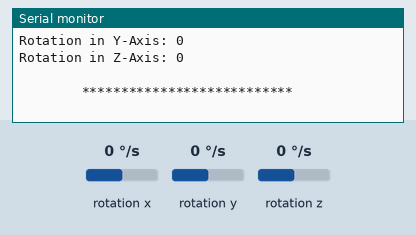
The sketch below on a simulated Arduino Uno, built with avr-gcc and run on an emulated ATmega328P. Parts: the last lines printed to the serial monitor. Wiring (inferred from the names in the program): L3G4200D gyroscope at I2C address 0x68. Inputs (shaded band) come from the test bench; at power-on: rotation x 0 °/s, rotation y 0 °/s, rotation z 0 °/s.

Above: at 2.2 s.
2.3 s: rotation x set to -192 °/s
3.8 s: rotation y set to -192 °/s
At 3.9 s:
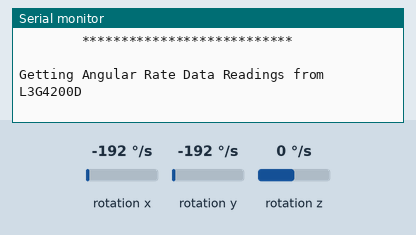
5.3 s: rotation z set to -192 °/s
At 7.2 s:
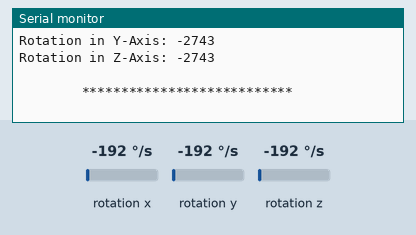

The sketch:

ReadGyro.ino
```cpp
/**************************************************************************/
/*
        Distributed with a free-will license.
        Use it any way you want, profit or free, provided it fits in the licenses of its associated works.
        L3G4200D
        This code is designed to work with the L3G4200D_I2CADC I2C Mini Module available from ControlEverything.com.
        https://www.controleverything.com/content/Gyro?sku=L3G4200D_I2CS#tabs-0-product_tabset-2
*/
/**************************************************************************/

#include <Wire.h>
#include <L3G4200D.h>

L3G4200D l3g;

void setup(void)
{
    Serial.begin(9600);
    // The address can be changed making the option of connecting multiple devices
    l3g.getAddr_L3G4200D(L3G4200D_DEFAULT_ADDRESS_GYRO);           // 0x68
    // l3g.getAddr_L3G4200D(L3G4200D_ADDRESS_GYRO_UPDATED);        // 0x69

    // The Gyroscope's Output Data Rate and Bandwidth Selection and Full-Scale Selection,
    // can be changed via the following functions

    /*
    // Also some more parameters can be changed using the following functions
    // Gyroscope:
    // Power-Down Mode Enable, Gyroscope X, Y, Z Axes Enable,
    // Block Data Update, Big/Little Endian Data Selection, Full-Scale Selection,
    // Self-Test Enable, SPI Serial Interface Mode Selection
    // These functions can be modified and added here so that the parameters can be altered as per requirement
    */

    l3g.setGyroDataRate(GYRO_DATARATE_100_12_5);      // ODR (Hz): 100, Cutoff: 12.5
    // l3g.setGyroDataRate(GYRO_DATARATE_100_25);     // ODR (Hz): 100, Cutoff: 25
    // l3g.setGyroDataRate(GYRO_DATARATE_200_12_5);  // ODR (Hz): 200, Cutoff: 12.5
    // l3g.setGyroDataRate(GYRO_DATARATE_200_25);    // ODR (Hz): 200, Cutoff: 25
    // l3g.setGyroDataRate(GYRO_DATARATE_200_50);    // ODR (Hz): 200, Cutoff: 50
    // l3g.setGyroDataRate(GYRO_DATARATE_200_70);    // ODR (Hz): 200, Cutoff: 70
    // l3g.setGyroDataRate(GYRO_DATARATE_400_20);    // ODR (Hz): 400, Cutoff: 20
    // l3g.setGyroDataRate(GYRO_DATARATE_400_25);    // ODR (Hz): 400, Cutoff: 25
    // l3g.setGyroDataRate(GYRO_DATARATE_400_50);    // ODR (Hz): 400, Cutoff: 50
    // l3g.setGyroDataRate(GYRO_DATARATE_400_100);   // ODR (Hz): 400, Cutoff: 100
    // l3g.setGyroDataRate(GYRO_DATARATE_800_30);    // ODR (Hz): 800, Cutoff: 30
    // l3g.setGyroDataRate(GYRO_DATARATE_800_35);    // ODR (Hz): 800, Cutoff: 35
    // l3g.setGyroDataRate(GYRO_DATARATE_800_50);    // ODR (Hz): 800, Cutoff: 50
    // l3g.setGyroDataRate(GYRO_DATARATE_800_100);   // ODR (Hz): 800, Cutoff: 100

    l3g.setGyroScale(GYRO_SCALE_2000DPS);            // 2000 dps
    // l3g.setGyroScale(GYRO_SCALE_250DPS);          // 250 dps
    // l3g.setGyroScale(GYRO_SCALE_500DPS);          // 500 dps

    l3g.begin();
    delay(1000);
}

void loop(void)
{
    byte error;
    int8_t address;

    // L3G4200D Gyroscope Address
    address = l3g.l3g_i2cAddress;

    // The i2c_scanner uses the return value of
    // the Write.endTransmisstion to see if
    // a device did acknowledge to the address.
    Wire.beginTransmission(address);
    error = Wire.endTransmission();
    if (error == 0)
    {
        Serial.println("Getting Angular Rate Data Readings from L3G4200D");
        Serial.println(" ");
        // Set up the sensor for Gyroscope
        l3g.setUpGyroscope();
        delay(500);
        // Display the results for Angular Rate Values
        l3g.Measure_Sensor();
        l3g.Measure_Gyroscope();

        // Output Data to Screen
        Serial.print("Rotation in X-Axis: ");
        Serial.println(l3g.l3g_gyroData.X);
        Serial.print("Rotation in Y-Axis: ");
        Serial.println(l3g.l3g_gyroData.Y);
        Serial.print("Rotation in Z-Axis: ");
        Serial.println(l3g.l3g_gyroData.Z);
        Serial.println(" ");
        Serial.println("        ***************************        ");
        Serial.println(" ");
        delay(1000);
    }
    else
    {
        Serial.println("L3G4200D Disconnected!");
        Serial.println(" ");
        Serial.println("        ************        ");
        Serial.println(" ");
    }


    delay(1000);
}
```

L3G4200D.cpp
```cpp
/**************************************************************************/
/*
        Distributed with a free-will license.
        Use it any way you want, profit or free, provided it fits in the licenses of its associated works.
        L3G4200D
        This code is designed to work with the L3G4200D_I2CS I2C Mini Module available from ControlEverything.com.
        https://www.controleverything.com/content/Gyro?sku=L3G4200D_I2CS#tabs-0-product_tabset-2
 */
/**************************************************************************/

#if ARDUINO >= 100
#include "Arduino.h"
#else
#include "WProgram.h"
#endif

#include <Wire.h>

#include "L3G4200D.h"

/**************************************************************************/
/*
        Abstract away platform differences in Arduino wire library
*/
/**************************************************************************/
static uint8_t i2cread(void)
{
    #if ARDUINO >= 100
        return Wire.read();
    #else
        return Wire.receive();
    #endif
}

/**************************************************************************/
/*
        Abstract away platform differences in Arduino wire library
*/
/**************************************************************************/
static void i2cwrite(uint8_t x)
{
    #if ARDUINO >= 100
        Wire.write((uint8_t)x);
    #else
        Wire.send(x);
    #endif
}

/**************************************************************************/
/*
        Writes 8-bits to the specified destination register
*/
/**************************************************************************/
static void writeRegister(uint8_t i2cAddress, uint8_t reg, uint8_t value)
{
    Wire.beginTransmission(i2cAddress);
    i2cwrite((uint8_t)reg);
    i2cwrite((uint8_t)(value));
    Wire.endTransmission();
}

/**************************************************************************/
/*
        Reads 8-bits to the specified destination register
*/
/**************************************************************************/
static uint8_t readRegister(uint8_t i2cAddress, uint8_t reg)
{
    Wire.beginTransmission(i2cAddress);
    i2cwrite((uint8_t)reg);
    Wire.endTransmission();
    Wire.requestFrom(i2cAddress, (uint8_t)1);
    return (uint8_t)(i2cread());
}

/**************************************************************************/
/*
        Instantiates a new L3G4200D class with appropriate properties (Gyroscope Address)
*/
/**************************************************************************/
void L3G4200D::getAddr_L3G4200D(uint8_t i2cAddress)
{
    l3g_i2cAddress = i2cAddress;
    l3g_conversionDelay = l3g_conversionDelay;
}

/**************************************************************************/
/*
        Sets up the Hardware
*/
/**************************************************************************/
bool L3G4200D::begin()
{
    Wire.begin();

    uint8_t Gdevid = readRegister(l3g_i2cAddress, L3G4200D_REG_GYRO_WHO_AM_I);
    if (Gdevid != L3G4200D_GYRO_DEV_ID)
        return false;

    // Set up the sensor for Gyroscope
    // setUpGyroscope();

    return true;
}

/**************************************************************************/
/*
        Sets the Output Data Rate Selection and Bandwidth Selection
        for the Gyroscope
*/
/**************************************************************************/
void L3G4200D::setGyroDataRate(l3gGyroDataRate_t gyrodatarate)
{
    l3g_gyrodatarate = gyrodatarate;
}

/**************************************************************************/
/*
        Gets the Output Data Rate Selection and Bandwidth Selection
        for the Gyroscope
*/
/**************************************************************************/
l3gGyroDataRate_t L3G4200D::getGyroDataRate()
{
    return l3g_gyrodatarate;
}

/**************************************************************************/
/*
        Sets the Power-Down Mode Enable
*/
/**************************************************************************/
void L3G4200D::setGyroMode(l3gGyroMode_t gyromode)
{
    l3g_gyromode = gyromode;
}

/**************************************************************************/
/*
        Gets the Power-Down Mode Enable
*/
/**************************************************************************/
l3gGyroMode_t L3G4200D::getGyroMode()
{
    return l3g_gyromode;
}

/**************************************************************************/
/*
        Sets the Gyroscope Z-Axis Enable
*/
/**************************************************************************/
void L3G4200D::setGyroZen(l3gGyroZen_t gyrozen)
{
    l3g_gyrozen = gyrozen;
}

/**************************************************************************/
/*
        Gets the Gyroscope Z-Axis Enable
*/
/**************************************************************************/
l3gGyroZen_t L3G4200D::getGyroZen()
{
    return l3g_gyrozen;
}

/**************************************************************************/
/*
        Sets the Gyroscope Y-Axis Enable
*/
/**************************************************************************/
void L3G4200D::setGyroYen(l3gGyroYen_t gyroyen)
{
    l3g_gyroyen = gyroyen;
}

/**************************************************************************/
/*
        Gets the Gyroscope Y-Axis Enable
*/
/**************************************************************************/
l3gGyroYen_t L3G4200D::getGyroYen()
{
    return l3g_gyroyen;
}

/**************************************************************************/
/*
        Sets the Gyroscope X-Axis Enable
*/
/**************************************************************************/
void L3G4200D::setGyroXen(l3gGyroXen_t gyroxen)
{
    l3g_gyroxen = gyroxen;
}

/**************************************************************************/
/*
        Gets the Gyroscope X-Axis Enable
*/
/**************************************************************************/
l3gGyroXen_t L3G4200D::getGyroXen()
{
    return l3g_gyroxen;
}

/**************************************************************************/
/*
        Sets the Block Data Update
*/
/**************************************************************************/
void L3G4200D::setGyroBlockData(l3gGyroBlockData_t gyroblockdata)
{
    l3g_gyroblockdata = gyroblockdata;
}

/**************************************************************************/
/*
        Gets the Block Data Update
*/
/**************************************************************************/
l3gGyroBlockData_t L3G4200D::getGyroBlockData()
{
    return l3g_gyroblockdata;
}

/**************************************************************************/
/*
        Sets the Big/Little Endian Data Selection
*/
/**************************************************************************/
void L3G4200D::setGyroEndianData(l3gGyroEndianData_t gyroendiandata)
{
    l3g_gyroendiandata = gyroendiandata;
}

/**************************************************************************/
/*
        Gets the Big/Little Endian Data Selection
*/
/**************************************************************************/
l3gGyroEndianData_t L3G4200D::getGyroEndianData()
{
    return l3g_gyroendiandata;
}

/**************************************************************************/
/*
        Sets the Full-Scale Selection for the Gyroscope
*/
/**************************************************************************/
void L3G4200D::setGyroScale(l3gGyroScale_t gyroscale)
{
    l3g_gyroscale = gyroscale;
}

/**************************************************************************/
/*
        Gets the Full-Scale Selection for the Gyroscope
*/
/**************************************************************************/
l3gGyroScale_t L3G4200D::getGyroScale()
{
    return l3g_gyroscale;
}

/**************************************************************************/
/*
        Sets the Self-Test Enable
*/
/**************************************************************************/
void L3G4200D::setGyroSelfTest(l3gGyroSelfTest_t gyroselftest)
{
    l3g_gyroselftest = gyroselftest;
}

/**************************************************************************/
/*
        Gets the Self-Test Enable
*/
/**************************************************************************/
l3gGyroSelfTest_t L3G4200D::getGyroSelfTest()
{
    return l3g_gyroselftest;
}

/**************************************************************************/
/*
        Sets the SPI Serial Interface Mode Selection
*/
/**************************************************************************/
void L3G4200D::setGyroSPIWire(l3gGyroSPIWire_t gyrospiwire)
{
    l3g_gyrospiwire = gyrospiwire;
}

/**************************************************************************/
/*
        Gets the SPI Serial Interface Mode Selection
*/
/**************************************************************************/
l3gGyroSPIWire_t L3G4200D::getGyroSPIWire()
{
    return l3g_gyrospiwire;
}

/**************************************************************************/
/*
        Sets up the Gyroscope
*/
/**************************************************************************/
void L3G4200D::setUpGyroscope(void)
{
    // Set Up the Configuration for the Gyroscope Control Register 1
    /*
    // Set the Output Data Rate
    uint8_t config1 = l3g_gyrodatarate;

    // Set the Power Down Mode Enable
    config1 |= l3g_gyromode;

    // Set the Gyroscpe Z-Axis Enable
    config1 |= l3g_gyrozen;

    // Set the Gyroscpe Y-Axis Enable
    config1 |= l3g_gyroyen;

    // Set the Gyroscpe X-Axis Enable
    config1 |= l3g_gyroxen;
    */

    uint8_t config1 =   L3G4200D_REG_GYRO_CTRL_REG1_PD_NORMAL           |   // Normal Mode
                        L3G4200D_REG_GYRO_CTRL_REG1_ZEN_ENABLE          |   // Gyroscope Z-Axis Enabled
                        L3G4200D_REG_GYRO_CTRL_REG1_YEN_ENABLE          |   // Gyroscope Y-Axis Enabled
                        L3G4200D_REG_GYRO_CTRL_REG1_XEN_ENABLE;             // Gyroscope X-Axis Enabled

    config1 |= l3g_gyrodatarate;       // Output Data Rate and Bandwidth Selection

    // Write the configuration to the Gyroscope Control Register 1
    writeRegister(l3g_i2cAddress, L3G4200D_REG_GYRO_CTRL_REG1, config1);

    // Wait for the configuration to complete
    delay(l3g_conversionDelay);

    // Set Up the Configuration for the Gyroscope Control Register 4
    /*
    // Set the Block Data Update
    uint8_t config4 = l3g_gyroblockdata;

    // Set the Big/Little Endian Data Selection
    config4 |= l3g_gyroendiandata;

    // Set the Self-Test Enable
    config4 |= l3g_gyroselftest;

    // Set the SPI Serial Interface Mode Selection
    config4 |= l3g_gyrospiwire;
    */

    uint8_t config4 =   L3G4200D_REG_GYRO_CTRL_REG4_BDU_CONTINUOUS      |   // Continuous Update
                        L3G4200D_REG_GYRO_CTRL_REG4_BLE_LSB             |   // Data LSB @ Lower Address
                        L3G4200D_REG_GYRO_CTRL_REG4_ST_NORMAL           |   // Normal Mode
                        L3G4200D_REG_GYRO_CTRL_REG4_SIM_4WIRE;              // 4-Wire Interface

    config4 |= l3g_gyroscale;      // Full-Scale Selection

    // Write the configuration to the Gyroscope Control Register 4
    writeRegister(l3g_i2cAddress, L3G4200D_REG_GYRO_CTRL_REG4, config4);

    // Wait for the configuration to complete
    delay(l3g_conversionDelay);
}
/**************************************************************************/
/*
        Reads up the Sensor which comprises of an Gyroscope
*/
/**************************************************************************/
void L3G4200D::Measure_Sensor(void)
{
    // Read all the Sensors
    // Gyroscope Data
    Measure_Gyroscope();
}

/**************************************************************************/
/*
        Reads the 3 axes of the Gyroscope
        The value is expressed in 16 bit as two’s complement
*/
/**************************************************************************/
void L3G4200D::Measure_Gyroscope()
{
    // Read the Gyroscope
    uint8_t xGyroLo, xGyroHi, yGyroLo, yGyroHi, zGyroLo, zGyroHi;

    // Read the Data
    // Reading the Low X-Axis Angular Rate Data Register
    xGyroLo = readRegister(l3g_i2cAddress, L3G4200D_REG_GYRO_OUT_X_L);
    // Reading the High X-Axis Angular Rate Data Register
    xGyroHi = readRegister(l3g_i2cAddress, L3G4200D_REG_GYRO_OUT_X_H);
    // Conversion of the result
    // 16-bit signed result for X-Axis Angular Rate Data of L3G4200D
    l3g_gyroData.X = (int16_t)((xGyroHi << 8) | xGyroLo);

    // Reading the Low Y-Axis Angular Rate Data Register
    yGyroLo = readRegister(l3g_i2cAddress, L3G4200D_REG_GYRO_OUT_Y_L);
    // Reading the High Y-Axis Angular Rate Data Register
    yGyroHi = readRegister(l3g_i2cAddress, L3G4200D_REG_GYRO_OUT_Y_H);
    // Conversion of the result
    // 16-bit signed result for Y-Axis Angular Rate Data of L3G4200D
    l3g_gyroData.Y = (int16_t)((yGyroHi << 8) | yGyroLo);

    // Reading the Low Z-Axis Angular Rate Data Register
    zGyroLo = readRegister(l3g_i2cAddress, L3G4200D_REG_GYRO_OUT_Z_L);
    // Reading the High Z-Axis Angular Rate Data Register
    zGyroHi = readRegister(l3g_i2cAddress, L3G4200D_REG_GYRO_OUT_Z_H);
    // Conversion of the result
    // 16-bit signed result for Z-Axis Angular Rate Data of L3G4200D
    l3g_gyroData.Z = (int16_t)((zGyroHi << 8) | zGyroLo);

}
```

Source omitted: L3G4200D.h (13987 bytes)

Measured:
- after the input at 5.3 s, the serial monitor: prints a new line after 1.4 s (image 2)
